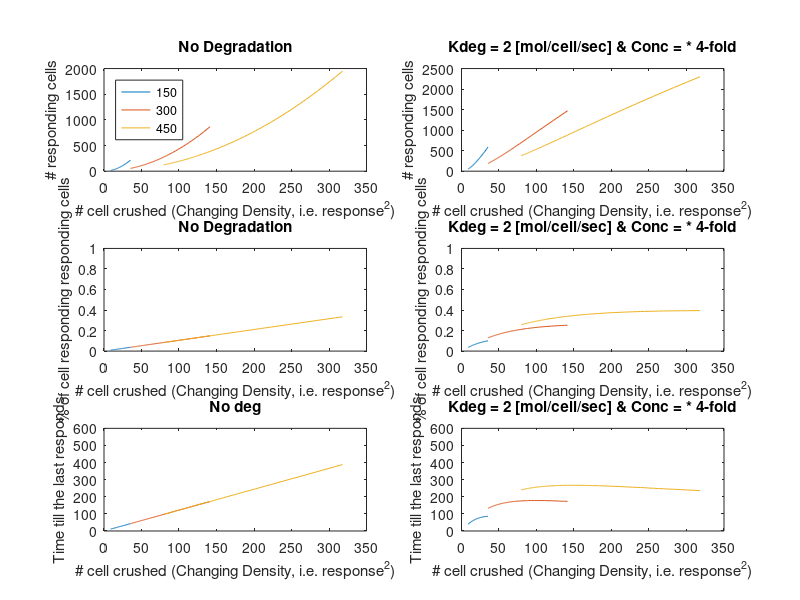

Write MATLAB code to recreate this figure.
%% Init
clear
close all
clc

% %% Calculate few critical expressions
% syms Cmin Mw a t r h D S positive
% rmn = solve(Cmin == Mw*a/h/4/pi/D/t*exp(-r^2/(4*D*t)),r);
% r1=rmn(1); 
% pretty(simplify(r1))
% dr1dt = diff(r1,t);
% t1mx = solve(dr1dt,t);
% pretty(simplify(t1mx));
% r1mx = subs(r1,t,t1mx);
% pretty(simplify(r1mx))
% 
% Mr1 = simplify(S*pi*r1mx^2);
% pretty(simplify(Mr1))
% 
% %% with density dependent degradation
% syms Kdeg positive
% rmn = solve(Cmin == exp(-S*Kdeg*t) * Mw*a/h/4/pi/D/t*exp(-r^2/(4*D*t)), r); 
% r2 = rmn(1); 
% matlabFunction(r2)

%% do some substitutaitons

% 
% % find depndnecy over Mw - const 
% figure(1)
% clf
% MwVec = 20:10:350;
% 
% KdegVec=[0 5 100];
% MrVec=zeros(numel(MwVec),numel(KdegVec)); 
% for j=1:numel(KdegVec)
%     Kdeg=KdegVec(j);
%     for i=1:numel(MwVec)
%         Mw = MwVec(i);
%         r = real(sqrt(4*D*Tvec.*(log(Mw*a./h./Cmin/4/pi/D./Tvec)-S*Kdeg.*Tvec)));
%         r(r==0)=nan;
%         MrVec(i,j)=pi*S*max(r)^2;
%     end
% end
% plot(MwVec,MrVec)
% xlabel('# Wounded cells (Density is constant => changing wound size)')
% ylabel('# responding cells')
% h=legend('No deg (Kdeg=0)','Some deg (Kdeg=5)','No deg (KDeg = 100'); 
% set(h,'location','best')

%%
D=200; % ATP diffusion
Cmin = 600; % molecules per micron cube that will result in 10% of cell response. 
% Cmin = 600 => 0.1 uM
h = 100; % height of cylinder

% a = ~1E9 molecules per cell
% Similar calculation could be done based on internal concentration of ATP
% within a cell 
% based on (bionumbers) ~1 mM concentration (1E6 nM)
%                       ~1000 molecules per cell per 1nM



% S = 1/750; % cells / um^2

Tvec = 0:180000;
figure(2)
set(2,'position',[680   164   890   934])
clf
a=5E8; % molecules per cell (~1mM)
Kdeg=0;
TotArea = (6.5/7)^2*2048*2065*0.8; 
SVec = 1./linspace(500,2000,100); 
MwArea = pi*([150 300 450]/2).^2;
MrVec=nan(numel(SVec),numel(MwArea));

for j=1:numel(SVec)
    S=SVec(j);
    for i=1:numel(MwArea)
        Mw = MwArea(i)*S;
        r = real(sqrt(4*D*Tvec.*(log(Mw*a./h./Cmin/4/pi/D./Tvec)-S*Kdeg.*Tvec)));
        r(r==0)=nan;
        [rmx,ix]=max(r);
        Tmx0(j,i)=Tvec(ix); 
        MrVec(j,i)=pi*S*rmx^2;
    end
end
subplot(3,2,1)
MwMat = repmat(MwArea,numel(SVec),1).*repmat(SVec(:),1,numel(MwArea)); 
plot(MwMat,MrVec)
xlabel('# cell crushed (Changing Density, i.e. response^2)')
ylabel('# responding cells')
title('No Degradation')
h2=legend('150','300','450'); 
set(h2,'location','northwest')


subplot(3,2,3)
PerResponse = MrVec./(TotArea*repmat(SVec(:),1,numel(MwArea)));
plot(MwMat,PerResponse)
xlabel('# cell crushed (Changing Density, i.e. response^2)')
ylabel('% of cell responding responding cells')
title('No Degradation')
ylim([0 1])


Kdeg=2;
fold=4; 
a=a*fold; 
MrVec=zeros(numel(SVec),numel(MwArea)); 
Tmx = zeros(size(MrVec)); 
for j=1:numel(SVec)
    S=SVec(j);
    for i=1:numel(MwArea)
        Mw = MwArea(i)*S;
        r = real(sqrt(4*D*Tvec.*(log(Mw*a./h./Cmin/4/pi/D./Tvec)-S*Kdeg.*Tvec)));
        r(r==0)=nan;
        [rmx,ix]=max(r);
        TmxDeg(j,i)=Tvec(ix); 
        MrVec(j,i)=pi*S*rmx^2;
    end
end
subplot(3,2,2)
plot(MwMat,MrVec)
xlabel('# cell crushed (Changing Density, i.e. response^2)')
ylabel('# responding cells')
title(sprintf('Kdeg = %g [mol/cell/sec] & Conc = * %g-fold',Kdeg,fold))

subplot(3,2,4)
PerResponse = MrVec./(TotArea*repmat(SVec(:),1,numel(MwArea)));
plot(MwMat,PerResponse)
xlabel('# cell crushed (Changing Density, i.e. response^2)')
ylabel('% of cell responding responding cells')
title(sprintf('Kdeg = %g [mol/cell/sec] & Conc = * %g-fold',Kdeg,fold))
ylim([0 1])

% look at timing
subplot(3,2,5)
plot(MwMat,Tmx0)
axis([0 350 0 600])
xlabel('# cell crushed (Changing Density, i.e. response^2)')
ylabel('Time till the last responds')
title('No deg')

subplot(3,2,6)
plot(MwMat,TmxDeg)
title(sprintf('Kdeg = %g [mol/cell/sec] & Conc = * %g-fold',Kdeg,fold))
axis([0 350 0 600])
xlabel('# cell crushed (Changing Density, i.e. response^2)')
ylabel('Time till the last responds')

%% start substituting values... 

% dr2dt = diff(r2,t); 
% t2mx = solve(dr2dt,t); 
% disp('t2mx: ');
% pretty(simplify(t2mx))
% r2mx = subs(r2,t,t2mx); 
% disp('r2mx: ');
% pretty(simplify(r2mx))
% 
% Mr2 = S*pi*r2mx^2; 
% pretty(simplify(Mr2))